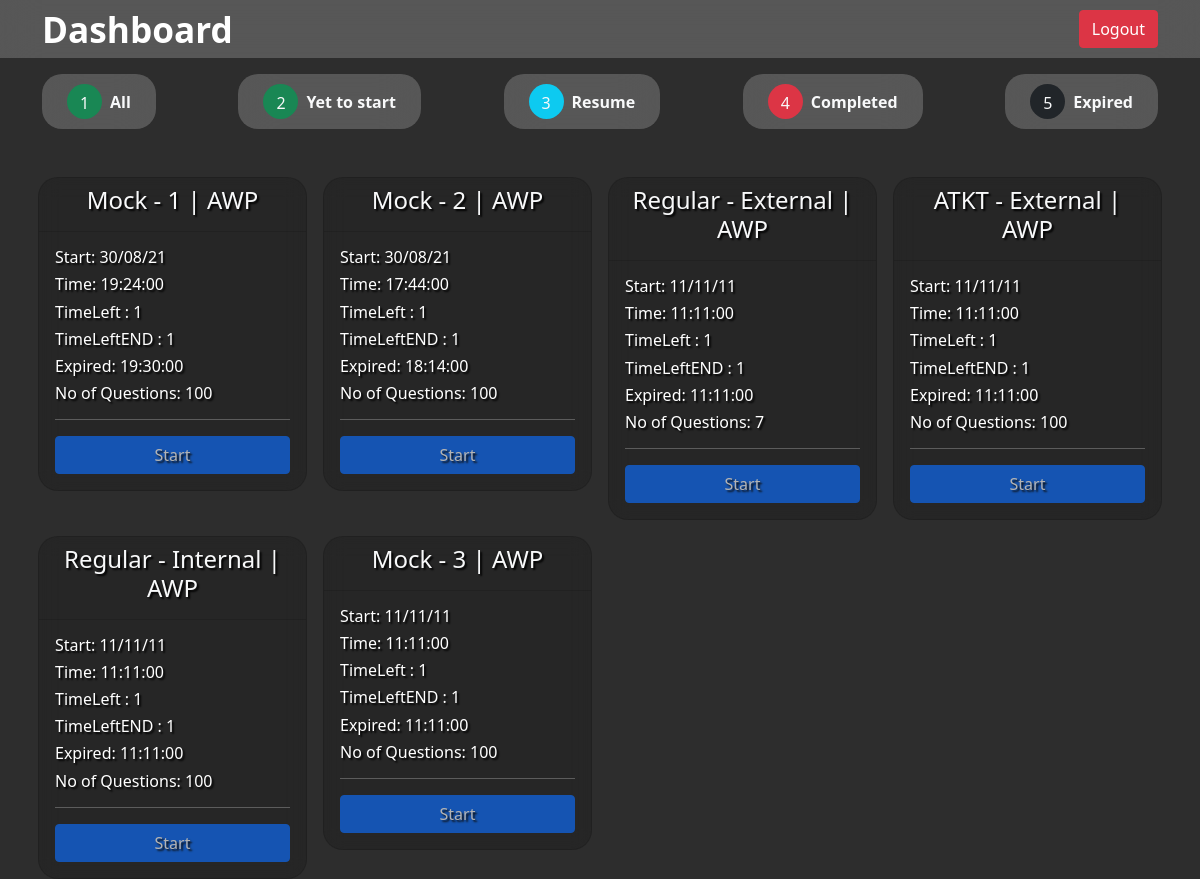
/index.php (signed in), run on the app's committed database.
### tables this page shows
CREATE TABLE `exampaper` (
  `id` int(255) NOT NULL,
  `exam_type` int(1) NOT NULL,
  `name` varchar(50) NOT NULL,
  `Questions` text NOT NULL,
  `subject_id` int(255) NOT NULL,
  `date` text NOT NULL,
  `endTime` text NOT NULL,
  `answers` text NOT NULL,
  `timeLimit` varchar(20) NOT NULL
);

CREATE TABLE `subject` (
  `id` int(255) NOT NULL,
  `sem` int(1) NOT NULL,
  `name` varchar(150) NOT NULL,
  `class_id` int(11) NOT NULL
);

### index.php (the view, shortened to what this page needs)
<?php require "db/db.php" ?>
<?php
$class_id = $_SESSION['class_id'];
$query = mysqli_query($con, "SELECT * FROM `exampaper` WHERE `subject_id` IN (SELECT id FROM `subject` WHERE `class_id` = $class_id)");
?>
<!DOCTYPE html>
<html lang="en">
<head>
	<link rel="stylesheet" href="assets/css/bootstrap.min.css" />
	<link rel="stylesheet" href="assets/css/style.css">
	<link rel="stylesheet" href="assets/css/student_profile.css">
</head>
<body>
	<div class="app">
		<?php include "includes/navbar-Prospector_Student.php" ?>
		<div class="container">
			<?php include "includes/Categories_Student.php" ?>
			<section id="allExams" class="row mt-4">
				<?php while ($row = mysqli_fetch_assoc($query)) : ?>
					<?php
					$examQuery = mysqli_query($con, "SELECT * FROM `answers` WHERE student_id = " . $_SESSION['student_id'] . " AND paper_id = " . $row['id']);
					$examData = mysqli_fetch_assoc($examQuery);
					?>
					<div class="col-lg-3 col-md-6 col-12 mt-3 zoom px-2">
						<div class="card">
							<div class="card-header bg-primary">
								<h4 class="text-center text-light">
									<?php $subject = mysqli_fetch_assoc(mysqli_query($con, "SELECT * FROM `subject` WHERE `id` = " . $row['subject_id'])) ?>
									<?php echo $row['exam_type'] == 1 ? "Regular - " : ($row['exam_type'] == 2 ? "ATKT - " : "Mock - "); ?>
									<?php echo $row['exam_type'] == 3 ? $row['name'] : ($row['name'] == '1' ? "Internal" : "External"); ?>
									<?php echo ' | ' . $subject['name'] ?>
								</h4>
							</div>
							<div class="card-body">
								<?php
								$date1 = date('d/m/y', strtotime($row['date']));
								$time = date('H:i:s', strtotime($row['date']));
								$end = date('H:i:s', strtotime($row['endTime']));
								$currTime = new DateTime($timezone = "Asia/Kolkata");
								$startTime = new DateTime($row['date'], new DateTimeZone("Asia/Kolkata"));
								$endTime = new DateTime($row['endTime'], new DateTimeZone("Asia/Kolkata"));
								$startTimeLeft = $currTime->diff($startTime);
								$endTimeLeft = $currTime->diff($endTime);
								?>
								<h6>Start: <?php echo $date1 ?></h6>
								<h6>Time: <?php echo $time ?></h6>
								<h6>TimeLeft : <?php echo $startTimeLeft->invert ?></h6>
								<h6>TimeLeftEND : <?php echo $endTimeLeft->invert ?></h6>
								<h6>Expired: <?php echo $end ?></h6>
								<h6>No of Questions: <?php print_r(count(json_decode(urldecode($row['Questions'])))) ?></h6>
								<hr />
								<a href="exam.php?id=<?php echo $row['id'] ?>" class="btn btn-primary d-block mx-auto <?php
																														echo $endTimeLeft->invert == '1' && $examData['submitted'] == '0' ? "" : ($startTimeLeft->invert == '0' ||
																															$endTimeLeft->invert == '1' ||
																															$examData['submitted'] == '1'
																															? "disabled"
																															: "");
																														?>">
									<?php
									echo isset($examData) ? ($examData['submitted'] == '1' ? "Completed" : "Resume") : "Start"
									?>
								</a>
							</div>
						</div>
					</div>
				<?php endwhile; ?>
			</section>
		</div>
	</div>
</body>
</html>

### assets/css/style.css (style rules this page uses)
* { margin: 0; padding: 0; box-sizing: border-box; }
.app { width: 100vw; height: 100vh; background-color: rgba(45, 45, 45); overflow-y: auto; }

### assets/css/student_profile.css (style rules this page uses)
.card-header.bg-primary { background: transparent !important; }
.card { background: rgba(0, 0, 0, 0.15) !important; backdrop-filter: blur(10px) !important; color: white; overflow: hidden; border-radius: 20px; transition: 0.2s all; text-shadow: 2px 2px 2px #000; }
.zoom { transition: transform 0.2s; padding: 0; }

### data on the page
exampaper: exam_type "Mock -", name "1", subject.name "AWP", date "30/08/21", date "19:24:00", date "1", endTime "1", endTime "19:30:00", value "100"
exampaper: exam_type "Mock -", name "2", subject.name "AWP", date "30/08/21", date "17:44:00", date "1", endTime "1", endTime "18:14:00", value "100"
exampaper: exam_type "Regular -", subject.name "AWP", date "11/11/11", date "11:11:00", date "1", endTime "1", endTime "11:11:00", value "7"
exampaper: exam_type "ATKT -", subject.name "AWP", date "11/11/11", date "11:11:00", date "1", endTime "1", endTime "11:11:00", value "100"
exampaper: exam_type "Regular -", subject.name "AWP", date "11/11/11", date "11:11:00", date "1", endTime "1", endTime "11:11:00", value "100"
exampaper: exam_type "Mock -", name "3", subject.name "AWP", date "11/11/11", date "11:11:00", date "1", endTime "1", endTime "11:11:00", value "100"
